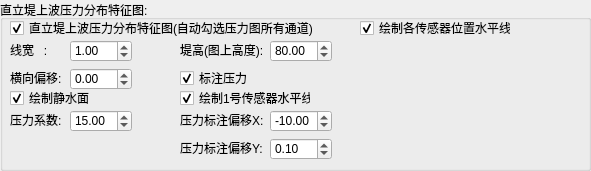
    <widget class="QGroupBox" name="groupBox_32">
     <property name="geometry">
      <rect>
       <x>10</x>
       <y>540</y>
       <width>591</width>
       <height>171</height>
      </rect>
     </property>
     <property name="title">
      <string>直立堤上波压力分布特征图:</string>
     </property>
     <widget class="QCheckBox" name="checkBox_sy4_bDrawPressForm">
      <property name="geometry">
       <rect>
        <x>10</x>
        <y>20</y>
        <width>311</width>
        <height>16</height>
       </rect>
      </property>
      <property name="toolTip">
       <string>分界线用于确定波峰</string>
      </property>
      <property name="text">
       <string>直立堤上波压力分布特征图(自动勾选压力图所有通道)</string>
      </property>
      <property name="checked">
       <bool>true</bool>
      </property>
     </widget>
     <widget class="QDoubleSpinBox" name="sy4_PressFormLineWidth">
      <property name="geometry">
       <rect>
        <x>70</x>
        <y>40</y>
        <width>62</width>
        <height>22</height>
       </rect>
      </property>
      <property name="singleStep">
       <double>0.100000000000000</double>
      </property>
      <property name="value">
       <double>1.000000000000000</double>
      </property>
     </widget>
     <widget class="QLabel" name="label_77">
      <property name="geometry">
       <rect>
        <x>10</x>
        <y>42</y>
        <width>71</width>
        <height>16</height>
       </rect>
      </property>
      <property name="text">
       <string>线宽   : </string>
      </property>
     </widget>
     <widget class="QLabel" name="label_78">
      <property name="geometry">
       <rect>
        <x>10</x>
        <y>70</y>
        <width>71</width>
        <height>16</height>
       </rect>
      </property>
      <property name="text">
       <string>横向偏移: </string>
      </property>
     </widget>
     <widget class="QDoubleSpinBox" name="sy4_PressForm_X_Shift">
      <property name="geometry">
       <rect>
        <x>70</x>
        <y>68</y>
        <width>62</width>
        <height>22</height>
       </rect>
      </property>
      <property name="minimum">
       <double>-99.000000000000000</double>
      </property>
      <property name="maximum">
       <double>99.000000000000000</double>
      </property>
      <property name="singleStep">
       <double>0.100000000000000</double>
      </property>
      <property name="value">
       <double>0.000000000000000</double>
      </property>
     </widget>
     <widget class="QCheckBox" name="checkBox_sy4_bDrawWater">
      <property name="geometry">
       <rect>
        <x>10</x>
        <y>90</y>
        <width>81</width>
        <height>16</height>
       </rect>
      </property>
      <property name="toolTip">
       <string>分界线用于确定波峰</string>
      </property>
      <property name="text">
       <string>绘制静水面</string>
      </property>
      <property name="checked">
       <bool>true</bool>
      </property>
     </widget>
     <widget class="QLabel" name="label_79">
      <property name="geometry">
       <rect>
        <x>10</x>
        <y>112</y>
        <width>71</width>
        <height>16</height>
       </rect>
      </property>
      <property name="text">
       <string>压力系数: </string>
      </property>
     </widget>
     <widget class="QDoubleSpinBox" name="sy4_PressForm_Scale">
      <property name="geometry">
       <rect>
        <x>70</x>
        <y>110</y>
        <width>62</width>
        <height>22</height>
       </rect>
      </property>
      <property name="minimum">
       <double>-99.000000000000000</double>
      </property>
      <property name="maximum">
       <double>99.000000000000000</double>
      </property>
      <property name="singleStep">
       <double>1.000000000000000</double>
      </property>
      <property name="value">
       <double>15.000000000000000</double>
      </property>
     </widget>
     <widget class="QLabel" name="label_80">
      <property name="geometry">
       <rect>
        <x>180</x>
        <y>42</y>
        <width>91</width>
        <height>16</height>
       </rect>
      </property>
      <property name="text">
       <string>堤高(图上高度): </string>
      </property>
     </widget>
     <widget class="QDoubleSpinBox" name="sy4_PressForm_Length">
      <property name="geometry">
       <rect>
        <x>270</x>
        <y>40</y>
        <width>62</width>
        <height>22</height>
       </rect>
      </property>
      <property name="minimum">
       <double>0.000000000000000</double>
      </property>
      <property name="maximum">
       <double>200.000000000000000</double>
      </property>
      <property name="singleStep">
       <double>1.000000000000000</double>
      </property>
      <property name="value">
       <double>80.000000000000000</double>
      </property>
     </widget>
     <widget class="QCheckBox" name="checkBox_sy4_bDrawPress">
      <property name="geometry">
       <rect>
        <x>180</x>
        <y>70</y>
        <width>81</width>
        <height>16</height>
       </rect>
      </property>
      <property name="toolTip">
       <string>分界线用于确定波峰</string>
      </property>
      <property name="text">
       <string>标注压力</string>
      </property>
      <property name="checked">
       <bool>true</bool>
      </property>
     </widget>
     <widget class="QCheckBox" name="checkBox_sy4_bDraw1serialLine">
      <property name="geometry">
       <rect>
        <x>180</x>
        <y>90</y>
        <width>131</width>
        <height>16</height>
       </rect>
      </property>
      <property name="toolTip">
       <string>分界线用于确定波峰</string>
      </property>
      <property name="text">
       <string>绘制1号传感器水平线</string>
      </property>
      <property name="checked">
       <bool>true</bool>
      </property>
     </widget>
     <widget class="QLabel" name="label_81">
      <property name="geometry">
       <rect>
        <x>180</x>
        <y>112</y>
        <width>91</width>
        <height>16</height>
       </rect>
      </property>
      <property name="text">
       <string>压力标注偏移X: </string>
      </property>
     </widget>
     <widget class="QDoubleSpinBox" name="sy4_PressForm_PressFrontShift_X">
      <property name="geometry">
       <rect>
        <x>270</x>
        <y>110</y>
        <width>62</width>
        <height>22</height>
       </rect>
      </property>
      <property name="minimum">
       <double>-99.000000000000000</double>
      </property>
      <property name="maximum">
       <double>99.000000000000000</double>
      </property>
      <property name="singleStep">
       <double>1.000000000000000</double>
      </property>
      <property name="value">
       <double>-10.000000000000000</double>
      </property>
     </widget>
     <widget class="QLabel" name="label_82">
      <property name="geometry">
       <rect>
        <x>180</x>
        <y>140</y>
        <width>91</width>
        <height>16</height>
       </rect>
      </property>
      <property name="text">
       <string>压力标注偏移Y: </string>
      </property>
     </widget>
     <widget class="QDoubleSpinBox" name="sy4_PressForm_PressFrontShift_Y">
      <property name="geometry">
       <rect>
        <x>270</x>
        <y>138</y>
        <width>62</width>
        <height>22</height>
       </rect>
      </property>
      <property name="minimum">
       <double>-99.000000000000000</double>
      </property>
      <property name="maximum">
       <double>99.000000000000000</double>
      </property>
      <property name="singleStep">
       <double>0.100000000000000</double>
      </property>
      <property name="value">
       <double>0.100000000000000</double>
      </property>
     </widget>
     <widget class="QCheckBox" name="checkBox_sy4_bDrawEachSerialLine">
      <property name="geometry">
       <rect>
        <x>360</x>
        <y>20</y>
        <width>151</width>
        <height>16</height>
       </rect>
      </property>
      <property name="toolTip">
       <string>分界线用于确定波峰</string>
      </property>
      <property name="text">
       <string>绘制各传感器位置水平线</string>
      </property>
      <property name="checked">
       <bool>true</bool>
      </property>
     </widget>
    </widget>
